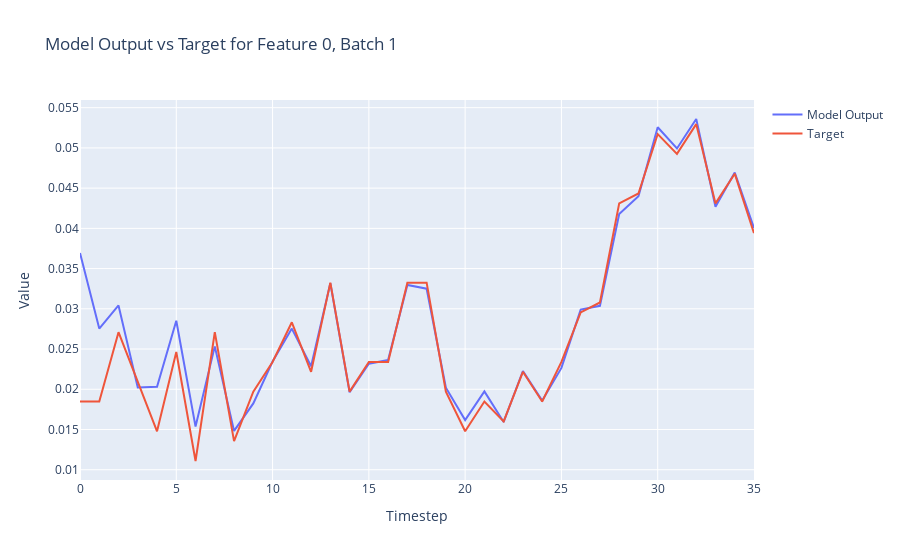

Notebook code cell kept with this figure:
### Markdown cell above
Let's do some basic comparisons between our modelled and observed.

### Code cell
import plotly.graph_objects as go

def plot_model_output_vs_target(model_outputs, targets, batch_index=0, feature_index=0):
    # Extract the specified feature for the given batch from both the model outputs and targets
    model_output_series = model_outputs[batch_index, :, feature_index].detach().numpy()
    target_series = targets[batch_index, :, feature_index].numpy()
    
    # Create a range for the x-axis (timesteps)
    timesteps = list(range(model_output_series.shape[0]))
    
    # Create traces
    model_trace = go.Scatter(x=timesteps, y=model_output_series, mode='lines', name='Model Output')
    target_trace = go.Scatter(x=timesteps, y=target_series, mode='lines', name='Target')
    
    # Create the figure and add traces
    fig = go.Figure()
    fig.add_trace(model_trace)
    fig.add_trace(target_trace)
    
    # Add title and labels
    fig.update_layout(title=f'Model Output vs Target for Feature {feature_index}, Batch {batch_index}',
                      xaxis_title='Timestep',
                      yaxis_title='Value')
    
    # Show the figure
    fig.show()

# Assuming `y` and `Y` are your model outputs and targets, respectively
# Adjust batch_index and feature_index as needed
plot_model_output_vs_target(outputs.to("cpu"), Y.to("cpu"), batch_index=1, feature_index=0)

### Figure 1 — Plotly figure (JSON) as saved in the notebook; plotly's stock layout.template omitted (floating-point values rounded to 4 significant figures)
{"data": [{"mode": "lines", "name": "Model Output", "type": "scatter", "x": [0, 1, 2, 3, 4, 5, 6, 7, 8, 9, 10, 11, 12, 13, 14, 15, 16, 17, 18, 19, 20, 21, 22, 23, 24, 25, 26, 27, 28, 29, 30, 31, 32, 33, 34, 35], "y": [0.03693, 0.02754, 0.03042, 0.02021, 0.02031, 0.02851, 0.01536, 0.02533, 0.01482, 0.01824, 0.02344, 0.02754, 0.02287, 0.03317, 0.01963, 0.02317, 0.02363, 0.03296, 0.0325, 0.0202, 0.01616, 0.01974, 0.01594, 0.02227, 0.01859, 0.02265, 0.02991, 0.03037, 0.04177, 0.04399, 0.05257, 0.04993, 0.05359, 0.04269, 0.04693, 0.04004]}, {"mode": "lines", "name": "Target", "type": "scatter", "x": [0, 1, 2, 3, 4, 5, 6, 7, 8, 9, 10, 11, 12, 13, 14, 15, 16, 17, 18, 19, 20, 21, 22, 23, 24, 25, 26, 27, 28, 29, 30, 31, 32, 33, 34, 35], "y": [0.01847, 0.01847, 0.02709, 0.02094, 0.01478, 0.02463, 0.01108, 0.02709, 0.01355, 0.0197, 0.0234, 0.02833, 0.02217, 0.03325, 0.0197, 0.0234, 0.0234, 0.03325, 0.03325, 0.0197, 0.01478, 0.01847, 0.01601, 0.02217, 0.01847, 0.0234, 0.02956, 0.03079, 0.0431, 0.04433, 0.05172, 0.04926, 0.05296, 0.0431, 0.0468, 0.03941]}], "layout": {"title": {"text": "Model Output vs Target for Feature 0, Batch 1"}, "xaxis": {"title": {"text": "Timestep"}}, "yaxis": {"title": {"text": "Value"}}}}
